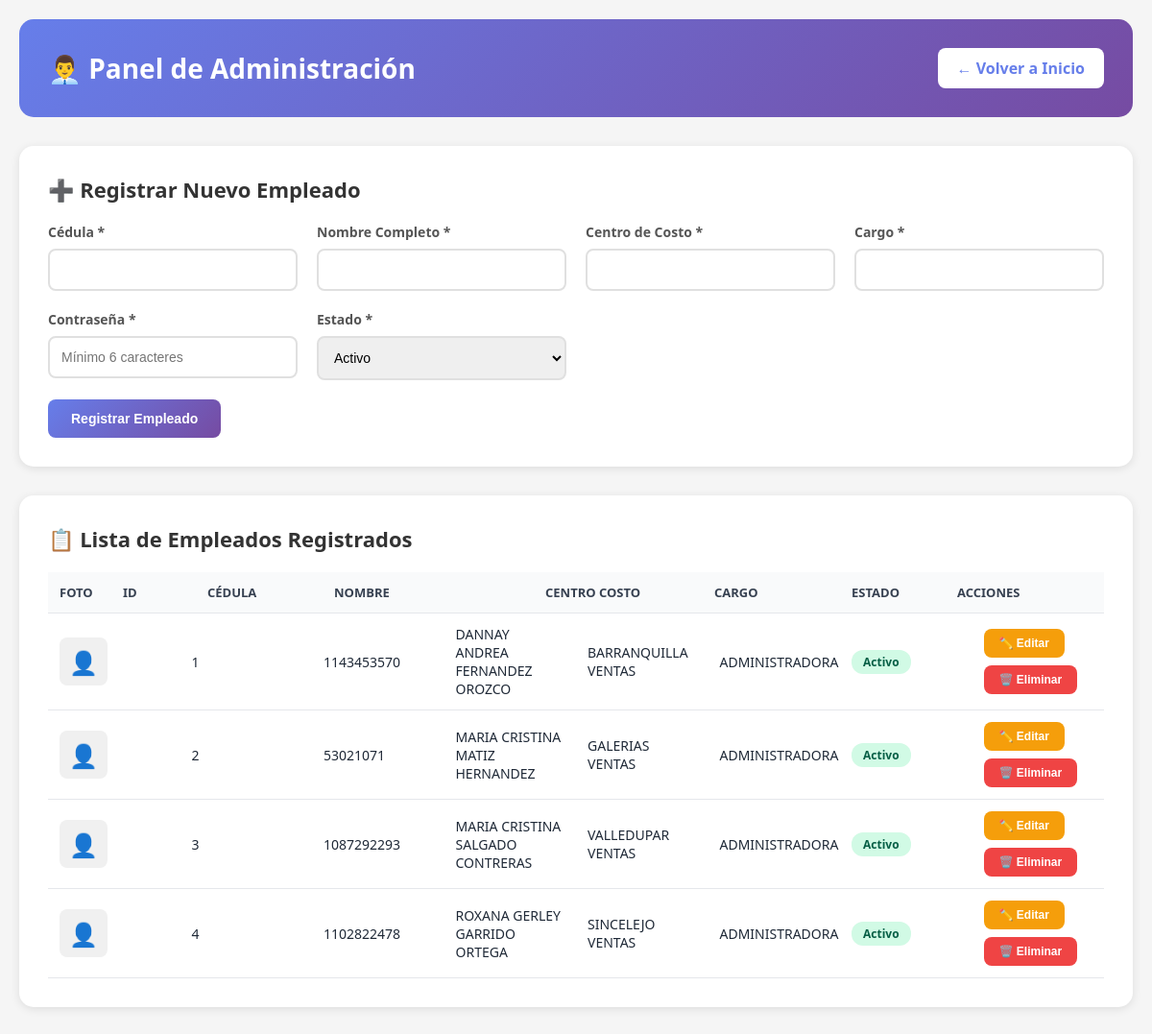
The app's page /admin.php with its own data.
### tables this page shows
CREATE TABLE IF NOT EXISTS empleados (
    id INT(11) AUTO_INCREMENT PRIMARY KEY,
    cedula VARCHAR(20) NOT NULL UNIQUE,
    nombre VARCHAR(255) NOT NULL,
    centro_costo VARCHAR(255) NOT NULL,
    cargo VARCHAR(255) NOT NULL,
    password VARCHAR(255) NOT NULL,
    foto_perfil VARCHAR(255) DEFAULT NULL,
    estado ENUM('activo', 'inactivo') DEFAULT 'activo',
    fecha_registro TIMESTAMP DEFAULT CURRENT_TIMESTAMP,
    INDEX idx_cedula (cedula),
    INDEX idx_estado (estado)
);

### admin.php (the view, shortened to what this page needs)
<?php
require_once 'config.php';
$result = $conn->query("SELECT * FROM empleados ORDER BY nombre ASC");
?>
<!DOCTYPE html>
<html lang="es">
<head>
</head>
<body>
    <div class="container">
        <div class="header">
            <h1>👨‍💼 Panel de Administración</h1>
            <a href="index.php" class="back-link">← Volver a Inicio</a>
        </div>
        <div class="card">
            <h2>➕ Registrar Nuevo Empleado</h2>
            <form method="POST">
                <div class="form-grid">
                    <div class="form-group">
                        <label>Cédula *</label>
                        <input type="text" name="cedula" required pattern="[0-9]+" title="Solo números">
                    </div>
                    <div class="form-group">
                        <label>Nombre Completo *</label>
                        <input type="text" name="nombre" required>
                    </div>
                    <div class="form-group">
                        <label>Centro de Costo *</label>
                        <input type="text" name="centro_costo" required>
                    </div>
                    <div class="form-group">
                        <label>Cargo *</label>
                        <input type="text" name="cargo" required>
                    </div>
                    <div class="form-group">
                        <label>Contraseña *</label>
                        <input type="password" name="password" required minlength="6" placeholder="Mínimo 6 caracteres">
                    </div>
                    <div class="form-group">
                        <label>Estado *</label>
                        <select name="estado" required>
                            <option value="activo">Activo</option>
                        </select>
                    </div>
                </div>
                <button type="submit" class="btn btn-primary">Registrar Empleado</button>
            </form>
        </div>
        <div class="card">
            <h2>📋 Lista de Empleados Registrados</h2>
            <table>
                <thead>
                    <tr>
                        <th style="width: 6%;">Foto</th>
                        <th style="width: 8%;">ID</th>
                        <th style="width: 12%;">Cédula</th>
                        <th style="width: 20%;">Nombre</th>
                        <th style="width: 16%;">Centro Costo</th>
                        <th style="width: 13%;">Cargo</th>
                        <th style="width: 10%;">Estado</th>
                        <th style="width: 15%;">Acciones</th>
                    </tr>
                </thead>
                <tbody>
                    <?php while ($row = $result->fetch_assoc()): ?>
                    <tr>
                        <td>
                            <?php if (!empty($row['foto_perfil']) && file_exists($row['foto_perfil'])): ?>
                                <img src="<?php echo htmlspecialchars($row['foto_perfil']); ?>" alt="Foto" class="employee-photo">
                            <?php else: ?>
                                <div style="width: 50px; height: 50px; background: #f0f0f0; border-radius: 8px; display: flex; align-items: center; justify-content: center; font-size: 24px;">👤</div>
                            <?php endif; ?>
                        </td>
                        <td><?php echo $row['id']; ?></td>
                        <td><?php echo htmlspecialchars($row['cedula']); ?></td>
                        <td><?php echo htmlspecialchars($row['nombre']); ?></td>
                        <td><?php echo htmlspecialchars($row['centro_costo']); ?></td>
                        <td><?php echo htmlspecialchars($row['cargo']); ?></td>
                        <td>
                            <span class="status-badge status-<?php echo $row['estado']; ?>">
                                <?php echo ucfirst($row['estado']); ?>
                            </span>
                        </td>
                        <td>
                            <div class="actions-cell">
                                <button class="btn btn-warning" onclick="editarEmpleado(<?php echo htmlspecialchars(json_encode($row)); ?>)">
                                    ✏️ Editar
                                </button>
                                <form method="POST" style="display: inline;" onsubmit="return confirm('¿Está seguro de eliminar este empleado?');">
                                    <button type="submit" class="btn btn-danger">🗑️ Eliminar</button>
                                </form>
                            </div>
                        </td>
                    </tr>
                    <?php endwhile; ?>
                </tbody>
            </table>
        </div>
    </div>
</body>
</html>

### admin.php (style rules this page uses)
* { margin: 0; padding: 0; box-sizing: border-box; }
body { font-family: 'Segoe UI', Tahoma, Geneva, Verdana, sans-serif; background: #f5f5f5; padding: 20px; }
.header { background: linear-gradient(135deg, #667eea 0%, #764ba2 100%); color: white; padding: 30px; border-radius: 15px; margin-bottom: 30px; display: flex; justify-content: space-between; align-items: center; flex-wrap: wrap; gap: 15px; }
.header h1 { font-size: 28px; }
.container { max-width: 1400px; margin: 0 auto; }
.card { background: white; border-radius: 15px; padding: 30px; box-shadow: 0 2px 10px rgba(0,0,0,0.1); margin-bottom: 30px; }
.card h2 { margin-bottom: 20px; color: #333; font-size: 22px; }
.form-grid { display: grid; grid-template-columns: repeat(auto-fit, minmax(250px, 1fr)); gap: 20px; margin-bottom: 20px; }
.form-group { display: flex; flex-direction: column; }
label { margin-bottom: 8px; color: #555; font-weight: 600; font-size: 14px; }
input, select { padding: 12px; border: 2px solid #e0e0e0; border-radius: 8px; font-size: 14px; transition: all 0.3s; }
.btn { padding: 12px 24px; border: none; border-radius: 8px; font-size: 14px; font-weight: 600; cursor: pointer; transition: all 0.3s; }
.btn-primary { background: linear-gradient(135deg, #667eea 0%, #764ba2 100%); color: white; }
.btn-danger { background: #ef4444; color: white; padding: 8px 16px; font-size: 12px; }
.btn-warning { background: #f59e0b; color: white; padding: 8px 16px; font-size: 12px; }
table { width: 100%; border-collapse: collapse; overflow-x: auto; display: block; }
thead { display: table; width: 100%; table-layout: fixed; }
tbody { display: table; width: 100%; table-layout: fixed; }
th, td { padding: 12px; text-align: left; border-bottom: 1px solid #e5e7eb; }
th { background: #f9fafb; color: #374151; font-weight: 600; font-size: 13px; text-transform: uppercase; }
td { font-size: 14px; color: #1f2937; }
.status-badge { display: inline-block; padding: 4px 12px; border-radius: 12px; font-size: 12px; font-weight: 600; }
.status-activo { background: #d1fae5; color: #065f46; }
.actions-cell { display: flex; gap: 8px; flex-wrap: wrap; }
.back-link { background: white; color: #667eea; text-decoration: none; padding: 10px 20px; border-radius: 8px; font-weight: 600; }

### records on screen
empleados: id "1", cedula "1143453570", nombre "DANNAY ANDREA FERNANDEZ OROZCO", centro_costo "BARRANQUILLA VENTAS", cargo "ADMINISTRADORA", estado "Activo"
empleados: id "2", cedula "53021071", nombre "MARIA CRISTINA MATIZ HERNANDEZ", centro_costo "GALERIAS VENTAS", cargo "ADMINISTRADORA", estado "Activo"
empleados: id "3", cedula "1087292293", nombre "MARIA CRISTINA SALGADO CONTRERAS", centro_costo "VALLEDUPAR VENTAS", cargo "ADMINISTRADORA", estado "Activo"
empleados: id "4", cedula "1102822478", nombre "ROXANA GERLEY GARRIDO ORTEGA", centro_costo "SINCELEJO VENTAS", cargo "ADMINISTRADORA", estado "Activo"
